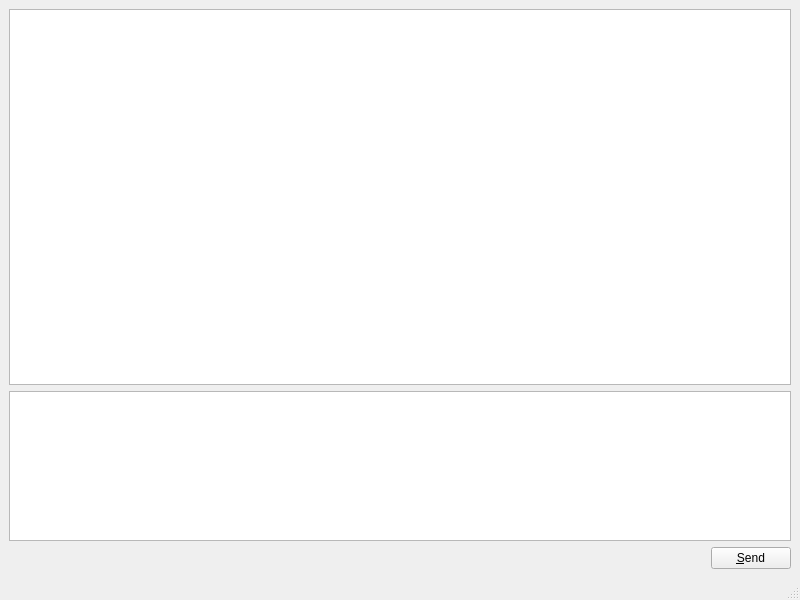
<?xml version="1.0" encoding="UTF-8"?>
<ui version="4.0">
 <class>MainWindow</class>
 <widget class="QMainWindow" name="MainWindow">
  <property name="geometry">
   <rect>
    <x>0</x>
    <y>0</y>
    <width>800</width>
    <height>600</height>
   </rect>
  </property>
  <property name="windowTitle">
   <string>OO - Client</string>
  </property>
  <widget class="QWidget" name="centralwidget">
   <layout class="QGridLayout" name="gridLayout">
    <item row="0" column="0">
     <layout class="QVBoxLayout" name="verticalLayout">
      <item>
       <widget class="QTextEdit" name="textShow">
        <property name="html">
         <string>&lt;!DOCTYPE HTML PUBLIC &quot;-//W3C//DTD HTML 4.0//EN&quot; &quot;http://www.w3.org/TR/REC-html40/strict.dtd&quot;&gt;
&lt;html&gt;&lt;head&gt;&lt;meta name=&quot;qrichtext&quot; content=&quot;1&quot; /&gt;&lt;style type=&quot;text/css&quot;&gt;
p, li { white-space: pre-wrap; }
&lt;/style&gt;&lt;/head&gt;&lt;body style=&quot; font-family:'SimSun'; font-size:9.07563pt; font-weight:400; font-style:normal;&quot;&gt;
&lt;p style=&quot;-qt-paragraph-type:empty; margin-top:0px; margin-bottom:0px; margin-left:0px; margin-right:0px; -qt-block-indent:0; text-indent:0px; font-size:9.07563pt;&quot;&gt;&lt;br /&gt;&lt;/p&gt;&lt;/body&gt;&lt;/html&gt;</string>
        </property>
       </widget>
      </item>
      <item>
       <widget class="QTextEdit" name="textEdit">
        <property name="maximumSize">
         <size>
          <width>16777215</width>
          <height>150</height>
         </size>
        </property>
        <property name="html">
         <string>&lt;!DOCTYPE HTML PUBLIC &quot;-//W3C//DTD HTML 4.0//EN&quot; &quot;http://www.w3.org/TR/REC-html40/strict.dtd&quot;&gt;
&lt;html&gt;&lt;head&gt;&lt;meta name=&quot;qrichtext&quot; content=&quot;1&quot; /&gt;&lt;style type=&quot;text/css&quot;&gt;
p, li { white-space: pre-wrap; }
&lt;/style&gt;&lt;/head&gt;&lt;body style=&quot; font-family:'SimSun'; font-size:9.07563pt; font-weight:400; font-style:normal;&quot;&gt;
&lt;p style=&quot;-qt-paragraph-type:empty; margin-top:0px; margin-bottom:0px; margin-left:0px; margin-right:0px; -qt-block-indent:0; text-indent:0px; font-size:9.07563pt;&quot;&gt;&lt;br /&gt;&lt;/p&gt;&lt;/body&gt;&lt;/html&gt;</string>
        </property>
       </widget>
      </item>
     </layout>
    </item>
    <item row="1" column="0">
     <layout class="QHBoxLayout" name="horizontalLayout">
      <item>
       <spacer name="horizontalSpacer">
        <property name="orientation">
         <enum>Qt::Horizontal</enum>
        </property>
        <property name="sizeHint" stdset="0">
         <size>
          <width>40</width>
          <height>20</height>
         </size>
        </property>
       </spacer>
      </item>
      <item>
       <widget class="QPushButton" name="send_btn">
        <property name="text">
         <string>&amp;Send</string>
        </property>
       </widget>
      </item>
     </layout>
    </item>
   </layout>
  </widget>
  <widget class="QMenuBar" name="menubar">
   <property name="geometry">
    <rect>
     <x>0</x>
     <y>0</y>
     <width>800</width>
     <height>26</height>
    </rect>
   </property>
  </widget>
  <widget class="QStatusBar" name="statusbar"/>
 </widget>
 <resources/>
 <connections/>
</ui>
